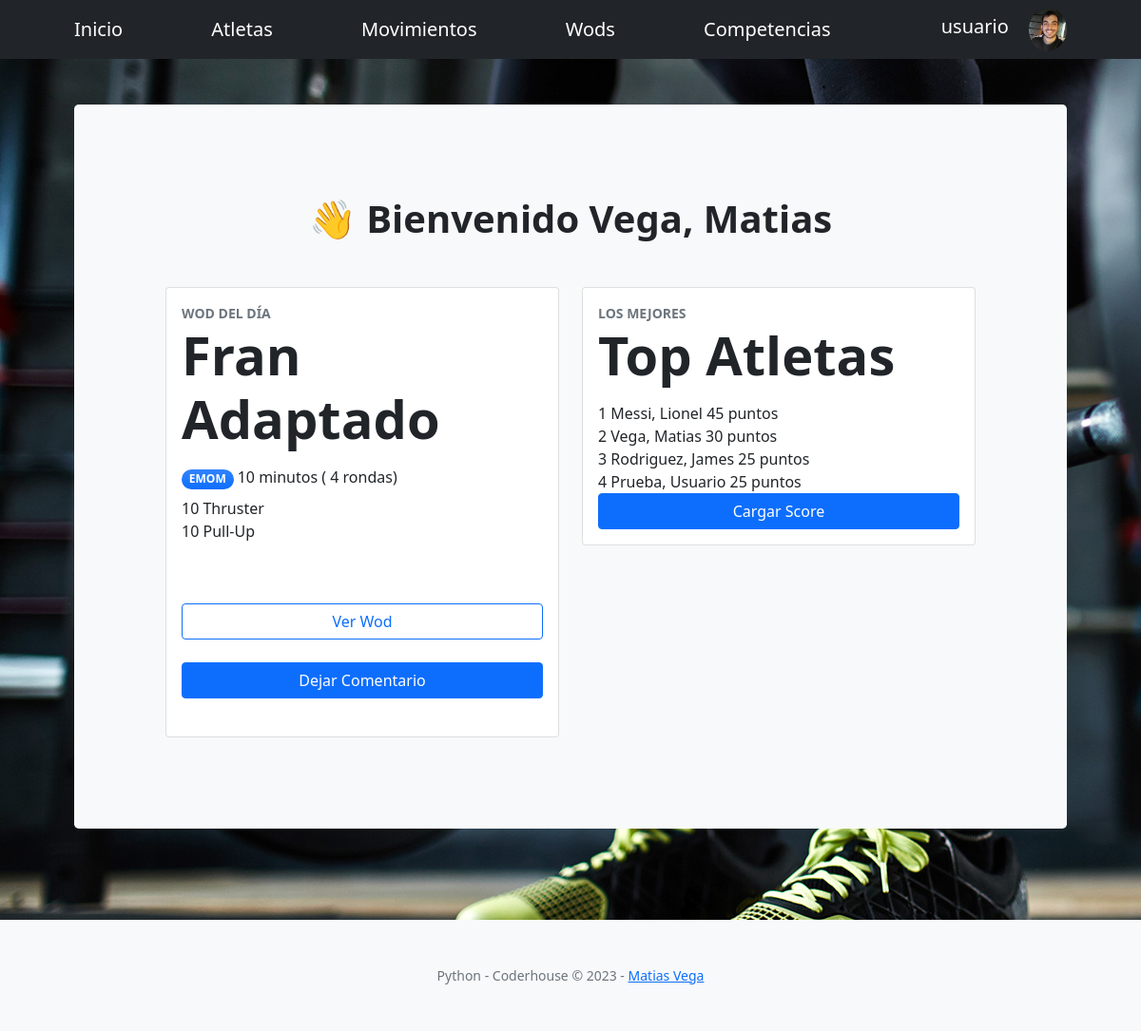
The page /AppCoder/listaScore/ (signed in) on the database its author committed.
### AppCoder/models.py (models this page shows, shortened)
class AvatarImagen(models.Model):
    usuario = models.ForeignKey(User, on_delete = models.CASCADE)
    imagen = models.ImageField(upload_to="avatares", null=True, blank=True)

class Atleta(models.Model):
    usuario = models.ForeignKey(User, on_delete = models.CASCADE, default=None)
    nombre= models.CharField(max_length=30)
    apellido= models.CharField(max_length=30)
    edad = models.IntegerField()
    email = models.EmailField()
    box = models.ForeignKey(Box, related_name='box', on_delete=models.CASCADE, blank=True, default= None)
    nacionalidad = models.CharField(
        max_length=10,
        choices= NACIONALIDAD,
        default='ARG',
    )
    def __str__(self):
        return self.apellido + ', ' + self.nombre

class Wod(models.Model):
    nombre = models.CharField(max_length=40)
    duracion = models.IntegerField()
    tipo = models.CharField(
        max_length=10,
        choices= TIPOS,
        default='TABATA',
    )
    rondas = models.CharField(
        max_length=10,
        choices= RONDAS,
        default='Sin Rondas',
    )
    cantidad1 = models.IntegerField(blank=True, default=0)
    movimiento1 = models.ForeignKey(Movimiento, related_name='movimientos1', on_delete=models.CASCADE, blank=True, default= None)
    cantidad2 = models.IntegerField(null=True, blank=True, default=0)
    movimiento2 = models.ForeignKey(Movimiento, related_name='movimientos2', on_delete=models.CASCADE, null=True, blank=True, default= None)
    cantidad3 = models.IntegerField(blank=True, null=True, default=0)
    movimiento3 = models.ForeignKey(Movimiento, related_name='movimientos3', on_delete=models.CASCADE, null=True, blank=True, default= None)
    cantidad4 = models.IntegerField(blank=True, null=True, default=0)
    movimiento4 = models.ForeignKey(Movimiento, related_name='movimientos4', on_delete=models.CASCADE, null=True, blank=True, default= None)
    cantidad5 = models.IntegerField(blank=True, null=True, default=0)
    movimiento5 = models.ForeignKey(Movimiento, related_name='movimientos5', on_delete=models.CASCADE, null=True, blank=True, default= None)

class Movimiento(models.Model):
    nombre= models.CharField(max_length=30)
    descripcion= models.CharField(max_length=1000)
    explicacion= models.CharField(max_length=200)
    imagen = models.ImageField(upload_to="movimientos", null=True, blank=True)
    dificultad = models.CharField(
        max_length=10,
        choices= VARIABLES,
        default='normal',
    )

### AppCoder/views.py (the view)
# urls.py: path("listaScore/", verScore, name = "Ver Scores"), # Todos los Scores
def verScore(request):
    wodDelDia = Wod.objects.all()
    objeto_aleatorio = random.choice(wodDelDia)
    ranking = calcularScores(None)
    return render(request, "AppCoder/Score/listaScores.html", {"listaScores": ranking ,  "wodDelDia": objeto_aleatorio })

### AppCoder/views.py (called while the page is built)
def calcularScores(wod1): # Recibe como parametro el wod
    if wod1: # Si recibe un wod filtro por él
        scores = Score.objects.filter(wod = wod1)
    else: # Si no recibo un wod, es porque se realizará para todos los scores en general
        scores = Score.objects.all()
    atletas_scores = {}
    for score in scores:
        atleta = score.atleta # Obtengo el atleta de mi listado de scores
        if atleta in atletas_scores: # Si ya existe en mi diccionario, lo sumo
            atletas_scores[atleta] += score.score
        else: # Si no existe, lo cargo en un registro nuevo
            atletas_scores[atleta] = score.score
    ranking = sorted(atletas_scores.items(), key=lambda x: x[1], reverse=True)
    return ranking

### AppCoder/templates/AppCoder/Score/listaScores.html (shortened to what this page needs)
{% extends "AppCoder/padre.html" %}
{% block formulario %}
<div class="container px-5 my-5">
    <div class="text-center mb-5">
        <h1 class="fw-bolder">
            {% with  request.user.atleta_set.last as atleta %}
                {% if atleta %}
                    &#128075; Bienvenido {{ atleta.apellido }}, {{ atleta.nombre }}
                {% else %}
                    &#128075; Bienvenidos!
                {% endif %}
            {% endwith %}
        </h1>
    </div>
    <div class="row justify-content-center">
            <div class="col-lg-6 col-xl-6">
                <div class="card mb-5 mb-xl-0">
                    <div class="card-body p-50">
                        <div class="small text-uppercase fw-bold text-muted">Wod del día</div>
                        <div class="mb-3">
                            <span class="display-4 fw-bold">  {{wodDelDia.nombre}}  </span>
                        </div>
                        <div class="badge bg-primary bg-gradient rounded-pill mb-2">{{wodDelDia.tipo.upper}}</div>
                        {{ wodDelDia.duracion}} minutos
                        {% if wodDelDia.rondas == "Sin Rondas" %}
                        ( {{ wodDelDia.rondas}} )
                        {% else %}
                        ( {{ wodDelDia.rondas}} rondas)
                        {% endif %}
                        <br>
                        <p>
                        {{ wodDelDia.cantidad1}}
                        {{ wodDelDia.movimiento1.nombre}}
                        <br>
                        {% if wodDelDia.movimiento2 %}
                            {{ wodDelDia.cantidad2}}
                            {{ wodDelDia.movimiento2.nombre}}
                        {% endif %}
                        <br>
                        <br>
                        <br>
                        </p>
                        <div class="d-grid"><a class="btn btn-outline-primary"  href="{% url 'Filtrar Wod' wodDelDia.nombre %}" > Ver Wod </a></div>
                        <br>
                        <div class="d-grid"><a class="btn btn-primary" href="{% url 'Dejar Comentario'  wodDelDia.nombre %}" > Dejar Comentario</a></div>
                        <br>
                    </div>
                </div>
            </div>
            <div class="col-lg-6 col-xl-6">
                <div class="card mb-5 mb-xl-0">
                    <div class="card-body p-50">
                        <div class="small text-uppercase fw-bold text-muted">Los mejores</div>
                        {% if listaScores%}
                        <div class="mb-3">
                            <span class="display-4 fw-bold">Top Atletas</span>
                        </div>
                        {% for x,y in listaScores %}
                            {{ forloop.counter }} {{x}} {{y}} {{z}} puntos
                            <br>
                        {% endfor %}
                        {% else %}
                        Aún no hay resultados cargados! A entrenar y cargar tus resultados!
                        {% endif %}
                        <div class="d-grid"><a class="btn btn-primary"  href="{% url 'Score del Dia' wodDelDia.nombre %}" >Cargar Score</a></div>
                    </div>
                </div>
            </div>
    </div>
</div>
{% endblock %}

### AppCoder/templates/AppCoder/padre.html (shortened to what this page needs)
<!DOCTYPE html>
<html lang="en">
    <head> {% load static %}
        <link href="https://cdn.jsdelivr.net/npm/bootstrap-icons@1.5.0/font/bootstrap-icons.css" rel="stylesheet" />
        <link href="https://cdnjs.cloudflare.com/ajax/libs/SimpleLightbox/2.1.0/simpleLightbox.min.css" rel="stylesheet" />
        <link href="{% static 'AppCoder/css/styles.css' %}" rel="stylesheet" />
    </head>
    <body id="page-top" style="background-image: url('/media/fondo/bg-masthead.jpg')">
        <nav class="navbar navbar-expand-lg navbar-dark bg-dark">
            <div class="container px-4 px-lg-5">
                <a class="navbar-brand" href="{% url 'Ver Scores' %}">Inicio</a>
                <a class="navbar-brand" href="{% url 'Ver Atletas' %}">Atletas</a>
                <a class="navbar-brand" href="{% url 'Ver Movimientos' %}">Movimientos</a>
                <a class="navbar-brand" href="{% url 'Ver Wods' %}">Wods</a>
                <a class="navbar-brand" href="{% url 'Ver Competencias' %}">Competencias</a>
                {% if request.user.is_authenticated %}
                <li class="nav-item dropdown">
                            {% with  request.user.avatarimagen_set.last as first_image %}
                            <a class="navbar-brand">  {{ request.user }}  </a>
                            {% if first_image %}
                                <img class="rounded-circle" width ="40px" href="#" role="button" data-bs-toggle="dropdown" aria-expanded="false" id="navbarDropdownPortfolio" src="{{first_image.imagen.url}}" href="{% url 'Cambiar Avatar' %}" alt="Datos de mi cuenta">
                            {% else %}
                                <img class="rounded-circle" width ="40px" href="#" role="button" data-bs-toggle="dropdown" aria-expanded="false" id="navbarDropdownPortfolio" src="/media/avatarSinAvatar.jpg" href="{% url 'Cambiar Avatar' %}" alt="Datos de mi cuenta">
                            {% endif %}
                                {% endwith %}
                        </li>
            </div>
                {% else %}
                <a class="btn btn-outline-primary btn-xl" href="{% url 'Log In' %}">Iniciar Sesión</a>
                <a class="btn btn-primary btn-xl" href="{% url 'Sign Up' %}">Registrarse</a>
                {% endif %}
        </nav>
        <section class="py-5" >
            <div class="container px-5" >
                <div class="bg-light rounded-3 py-5 px-4 px-md-5 mb-5">
                    <div>
                        {% block formulario %}
                        {%endblock%}
                    </div>
                </div>
        </section>
        <footer class="bg-light py-5">
            <div class="container px-4 px-lg-5"><div class="small text-center text-muted">Python - Coderhouse &copy; 2023 - <a href="{% url 'About' %}">Matias Vega</a></div></div>
        </footer>
    </body>
</html>

### rows shown on the page
AvatarImagen: imagen (picture)
Atleta: apellido "Vega", nombre "Matias", apellido+nombre "Vega, Matias", y "30"
Wod: nombre "Fran Adaptado", tipo "EMOM", duracion "10", rondas "4", cantidad1 "10", movimiento1.nombre "Thruster", cantidad2 "10", movimiento2.nombre "Pull-Up"
Atleta: apellido+nombre "Messi, Lionel", y "45"
Atleta: apellido+nombre "Rodriguez, James", y "25"
Atleta: apellido+nombre "Prueba, Usuario", y "25"

### other values the page prints
{{ request.user }} "usuario"
